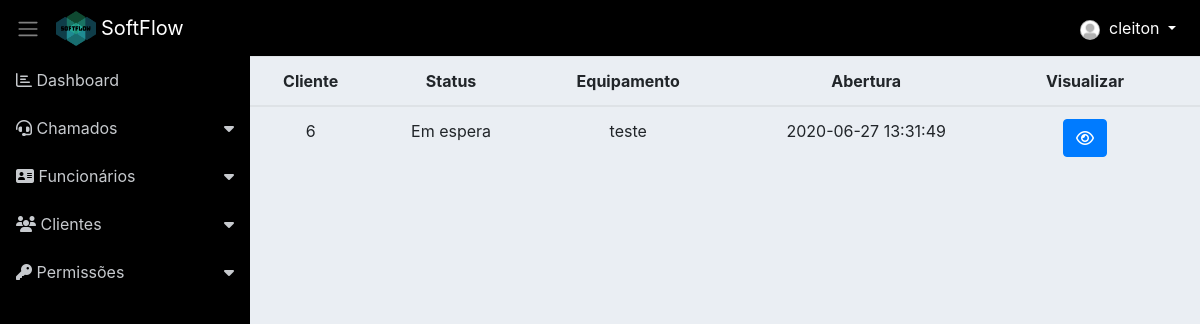
/chamado_espera.php (signed in), run on the app's committed database.
### tables this page shows
CREATE TABLE `chamado` (
  `id` int(11) NOT NULL,
  `id_cliente` int(11) NOT NULL,
  `id_funcionario` int(11) DEFAULT NULL,
  `status` varchar(155) NOT NULL,
  `equipamento` varchar(115) NOT NULL,
  `descricao` varchar(155) NOT NULL,
  `abertura` varchar(155) NOT NULL,
  `encerramento` varchar(155) DEFAULT NULL
);

### classes/Model.php (called while the page is built, shortened)
<?php
require_once 'Conn.php';
class Model
{
    public function __construct()
    {
        $conn = new Conn();
        $this->db = $conn->getConn();
    }
}

### classes/Conn.php (called while the page is built)
<?php
class Conn {
    public static $Host = "localhost";
    public static $User = "root";
    public static $Pass = "";
    public static $Dbname = "sistema_informatica_pi";
    private static $Connect = null;
    private static function Conectar() {
        try {
            if(self::$Connect == null):
                self::$Connect = new PDO('mysql:host=' . self::$Host .';dbname='.self::$Dbname, self::$User, self::$Pass);
            endif;
        } catch (Exception $ex) {
            echo 'Mensagem: ' . $ex->getMessage();
            die;
        }
        return self::$Connect;
    }
    public function getConn() {
        return self::Conectar();
    }
}

### classes/ChamadoDAO.php (called while the page is built, shortened)
<?php
require_once 'Model.php';
class ChamadoDAO extends Model
{
    public function __construct() {
    	$this->tabela = 'chamado';
    	$this->class = 'Chamado';
    }
    public function listarEspera()
    {
        $sql = "SELECT * FROM {$this->tabela} WHERE status = 'Em espera'";
        $stmt = $this->db->prepare($sql);
        $stmt->setFetchMode(PDO::FETCH_CLASS, $this->class);
        $stmt->execute();
        return $stmt->fetchAll();
    }
}

### classes/Chamado.php (called while the page is built, shortened)
<?php
class Chamado
{
	private $id;
	private $id_cliente;
	private $status;
	private $abertura;
    private $equipamento;
    public function getId()
    {
        return $this->id;
    }
    public function getStatus()
    {
        return $this->status;
    }
    public function getAbertura()
    {
        return $this->abertura;
    }
    public function getIdCliente()
    {
        return $this->id_cliente;
    }
    public function getEquipamento()
    {
        return $this->equipamento;
    }
}

### chamado_espera.php (the view, shortened to what this page needs)
<?php include 'layout/header.php'; ?>
<?php include './layout/menu.php'; ?>
<?php
require 'classes/Chamado.php';
require 'classes/ChamadoDAO.php';
$chamadoDAO = new ChamadoDAO();
$chamados = $chamadoDAO->listarEspera();
?>
<div style="width: 100%;">
	<table class="table text-center">
		<thead>
			<tr>
				<th>Cliente</th>
				<th>Status</th>
				<th>Equipamento</th>
				<th>Abertura</th>
				<th>Visualizar</th>
				<th></th>
			</tr>
		</thead>
		<tbody>
			<?php foreach ($chamados as $chamado) { ?>
				<tr>
					<td><?= $chamado->getIdCliente() ?></td>
					<td><?= $chamado->getStatus() ?></td>
					<td><?= $chamado->getEquipamento() ?></td>
					<td><?= $chamado->getAbertura() ?></td>
					<td>
					<a class="btn btn-primary" href="visualizar_chamado.php?id=<?= $chamado->getId() ?>"><i class="fa fa-eye"></i></a>
					</td>
				</tr>
			<?php } ?>
		</tbody>
	</table>
</div>
<?php include 'layout/footer.php'; ?>

### assets/css/dashboard.css (style rules this page uses)
body { background-color: #eaeef3; }

### data on the page
chamado: id_cliente "6", status "Em espera", equipamento "teste", abertura "2020-06-27 13:31:49"

### other printed values
$_SESSION['nome'] "cleiton"
